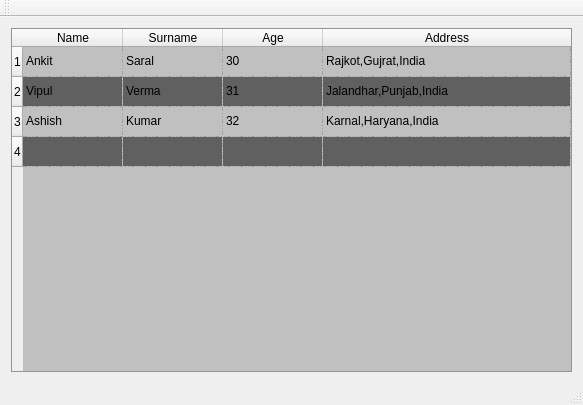
<?xml version="1.0" encoding="UTF-8"?>
<ui version="4.0">
 <class>MainWindow</class>
 <widget class="QMainWindow" name="MainWindow">
  <property name="geometry">
   <rect>
    <x>0</x>
    <y>0</y>
    <width>583</width>
    <height>405</height>
   </rect>
  </property>
  <property name="windowTitle">
   <string>MainWindow</string>
  </property>
  <widget class="QWidget" name="centralWidget">
   <layout class="QVBoxLayout" name="verticalLayout">
    <item>
     <widget class="QTableWidget" name="tableWidget">
      <property name="styleSheet">
       <string notr="true">QTableWidget{
background-color: #C0C0C0;
alternate-background-color:	#606060;
selection-background-color:#282828;
}
</string>
      </property>
      <property name="editTriggers">
       <set>QAbstractItemView::NoEditTriggers</set>
      </property>
      <property name="alternatingRowColors">
       <bool>true</bool>
      </property>
      <property name="selectionMode">
       <enum>QAbstractItemView::ContiguousSelection</enum>
      </property>
      <property name="selectionBehavior">
       <enum>QAbstractItemView::SelectColumns</enum>
      </property>
      <property name="textElideMode">
       <enum>Qt::ElideNone</enum>
      </property>
      <property name="showGrid">
       <bool>true</bool>
      </property>
      <property name="gridStyle">
       <enum>Qt::DashDotDotLine</enum>
      </property>
      <property name="sortingEnabled">
       <bool>true</bool>
      </property>
      <property name="rowCount">
       <number>4</number>
      </property>
      <property name="columnCount">
       <number>4</number>
      </property>
      <attribute name="horizontalHeaderVisible">
       <bool>true</bool>
      </attribute>
      <attribute name="horizontalHeaderDefaultSectionSize">
       <number>100</number>
      </attribute>
      <attribute name="horizontalHeaderStretchLastSection">
       <bool>true</bool>
      </attribute>
      <row>
       <property name="text">
        <string>1</string>
       </property>
      </row>
      <row>
       <property name="text">
        <string>2</string>
       </property>
      </row>
      <row>
       <property name="text">
        <string>3</string>
       </property>
      </row>
      <row>
       <property name="text">
        <string>4</string>
       </property>
      </row>
      <column>
       <property name="text">
        <string>Name</string>
       </property>
      </column>
      <column>
       <property name="text">
        <string>Surname</string>
       </property>
      </column>
      <column>
       <property name="text">
        <string>Age</string>
       </property>
      </column>
      <column>
       <property name="text">
        <string>Address</string>
       </property>
      </column>
      <item row="0" column="0">
       <property name="text">
        <string>Ankit</string>
       </property>
      </item>
      <item row="0" column="1">
       <property name="text">
        <string>Saral</string>
       </property>
      </item>
      <item row="0" column="2">
       <property name="text">
        <string>30</string>
       </property>
      </item>
      <item row="0" column="3">
       <property name="text">
        <string>Rajkot,Gujrat,India</string>
       </property>
      </item>
      <item row="1" column="0">
       <property name="text">
        <string>Vipul</string>
       </property>
      </item>
      <item row="1" column="1">
       <property name="text">
        <string>Verma</string>
       </property>
      </item>
      <item row="1" column="2">
       <property name="text">
        <string>31</string>
       </property>
      </item>
      <item row="1" column="3">
       <property name="text">
        <string>Jalandhar,Punjab,India</string>
       </property>
      </item>
      <item row="2" column="0">
       <property name="text">
        <string>Ashish</string>
       </property>
      </item>
      <item row="2" column="1">
       <property name="text">
        <string>Kumar</string>
       </property>
      </item>
      <item row="2" column="2">
       <property name="text">
        <string>32</string>
       </property>
      </item>
      <item row="2" column="3">
       <property name="text">
        <string>Karnal,Haryana,India</string>
       </property>
      </item>
     </widget>
    </item>
   </layout>
  </widget>
  <widget class="QMenuBar" name="menuBar">
   <property name="geometry">
    <rect>
     <x>0</x>
     <y>0</y>
     <width>583</width>
     <height>22</height>
    </rect>
   </property>
  </widget>
  <widget class="QToolBar" name="mainToolBar">
   <attribute name="toolBarArea">
    <enum>TopToolBarArea</enum>
   </attribute>
   <attribute name="toolBarBreak">
    <bool>false</bool>
   </attribute>
  </widget>
  <widget class="QStatusBar" name="statusBar"/>
 </widget>
 <layoutdefault spacing="6" margin="11"/>
 <resources/>
 <connections/>
</ui>
